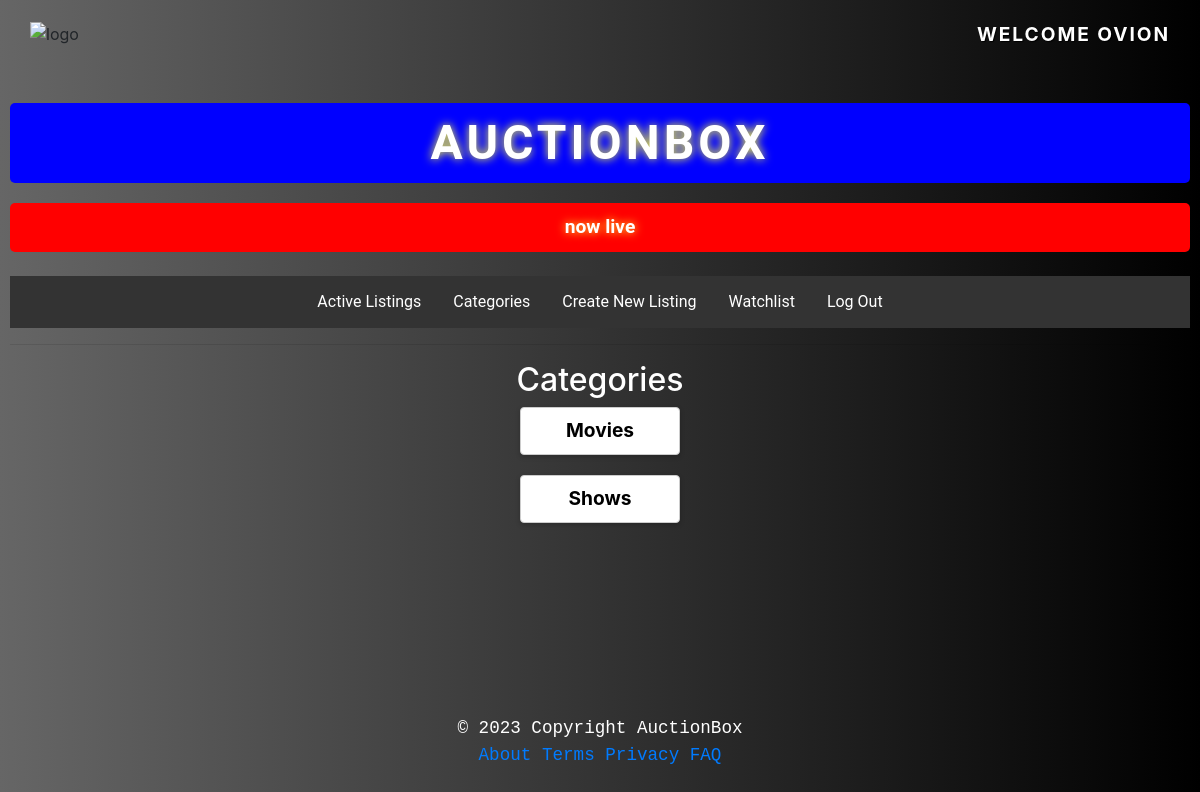
Page /categories (signed in) on the committed database.
### auctions/models.py (models this page shows, shortened)
class User(AbstractUser):
    pass

class Category(models.Model):
    categoryName = models.CharField(max_length=50)

### auctions/views.py (the view)
# urls.py: path("categories", views.categories, name='categories'),
def categories(request):
    categories = Category.objects.all()
    return render(request, 'auctions/categories.html', {'categories': categories})

### auctions/templates/auctions/categories.html (shortened to what this page needs)
{% extends "auctions/layout.html" %}
{% block body %}
{% if user.is_authenticated %}
<h2 class="text-center">Categories</h2>
<div>
    {% for category in categories %}
    <div class="row mx-3">
      <div class="card mx-3" style="width: 10rem; height: 3rem;">
        <a href="{% url 'category_listings' category.id %}">
          <div class="category">
                <span class="category-name" style="color: black;">
                  {{category.categoryName}}
                </span>
          </div>
        </a>
       </div>
      </div>
    {% endfor %}
</div>
{% else %}
<h2 class="text-center">Please log in to view active listings.</h2>
{% endif %}
{% endblock %}

### auctions/templates/auctions/layout.html (shortened to what this page needs)
{% load static %}
<!DOCTYPE html>
<html lang="en">
    <head>
        <link rel="stylesheet" href="https://stackpath.bootstrapcdn.com/bootstrap/4.3.1/css/bootstrap.min.css">
        <link rel="stylesheet" href="https://stackpath.bootstrapcdn.com/bootstrap/4.4.1/css/bootstrap.min.css">
        <link href="{% static 'auctions/styles.css' %}" rel="stylesheet">
    </head>
  <body>
{% if user.is_authenticated %}
        <div class="body">
          <div class="logo">
            <img src="https://raw.githubusercontent.com/ninijoe/wolfe/main/images/anotherwolfe.png" alt="logo">
            <strong> welcome {{ user.username }}</strong>
          </div>
          <h1>
              <div style="color: white; font-family: 'Roboto', sans-serif; font-size: 1.2em; font-weight: bold; text-align: center; padding: 10px; background-color: blue; border-radius: 5px; text-shadow: 0 0 10px #ff3; ">auctionbox</div>
          </h1>
          <div style="color: white; font-family: 'Roboto', sans-serif; font-size: 1.2em; font-weight: bold; text-align: center; padding: 10px; background-color: red; border-radius: 5px; text-shadow: 0 0 10px #ff3; animation: marquee 5s linear infinite;"> now live </div>
          <br>
          <ul class="nav">
                  <li class="nav-item">
                      <a class="nav-link" href="{% url 'index' %}">Active Listings</a>
                  </li>
                  <li class="nav-item">
                      <a class="nav-link" href="{% url 'categories' %}">Categories</a>
                  </li>
                  <li class="nav-item">
                      <a class="nav-link" href="{% url 'create_listing' %}">Create New Listing</a>
                  </li>
                  <li class="nav-item">
                      <a class="nav-link" href="{% url 'watchlist' %}">Watchlist</a>
                  </li>
                  <li class="nav-item">
                      <a class="nav-link" href="{% url 'logout' %}">Log Out</a>
                  </li>
              {% endif %}
          </ul>
          <hr>
        </div>
        {% block body %}
        {% endblock %}
    </body>
    <br><br><br>
    <div class="footer-section">
      <section>
        <footer style="text-align: center; color: white; font-family: 'Courier New', monospace;">© 2023 Copyright AuctionBox </footer>
        <div class="footer-links">
          <a href="{% url 'about' %}">About </a>
          <a href="{% url 'terms' %}">Terms </a>
          <a href="#">Privacy </a>
          <a href="#">FAQ </a>
        </div>
      </section>
    </div>
</html>

### auctions/static/auctions/styles.css (style rules this page uses)
body { padding: 10px; }

### auctions/templates/auctions/layout.html (style rules this page uses)
body { background: linear-gradient(to left, #000000, #111111, #222222, #333333, #444444, #555555, #666666); }
strong { font-weight: bold; font-size: 1.2em; color: white; text-transform: uppercase; letter-spacing: 0.1em; margin: 0.5em 0; line-height: 1.5em; text-shadow: 1px 1px 1px #000; margin-right: 20px; }
h1 { color: #1DB954; font-family: 'Roboto', sans-serif; font-size: 2.5rem; font-weight: bold; text-transform: uppercase; letter-spacing: 0.1em; margin: 0.5em 0; line-height: 1.5em; text-shadow: 1px 1px 1px #000; margin-top: 45px; }
.nav { list-style-type: none; margin: 0; padding: 0; overflow: hidden; background-color: #333; }
.nav-item { float: left; list-style-type: none; }
.nav-link { display: block; color: white; text-align: center; padding: 4px 6px; text-decoration: none; font-family: 'Roboto', sans-serif; font-size: 1.2rem; }
.nav { list-style-type: none; margin: 0; padding: 0; justify-content: center; background-color: #333; display: flex; flex-wrap: nowrap; list-style-type: none; }
.nav li a { display: block; color: white; text-align: center; padding: 14px 16px; text-decoration: none; justify-content: center; flex: 0 0 auto; font-size: 1rem; border-radius: 20px; list-style-type: none; }
.logo img { width: 6%; max-width: 100%; height: auto; margin-left: 20px; }
.logo { display: flex; justify-content: space-between; align-items: center; width: 100%; position: relative; top: 0; left: 0; }
.footer-section { -webkit-text-size-adjust: 100%; font-family: Open Sans, Helvetica, Arial, sans; color: #333333; font-size: 1.1em; width: 100%; margin-left: 0px; background-color: #212121f2; position: relative; background-color: transparent; margin-top: 100px; font-size: 1.1em; }
.footer-links { justify-content: center; text-align: center; flex: auto; flex-direction: row; font-family: 'Courier New', monospace; text-decoration: none; }

### auctions/templates/auctions/categories.html (style rules this page uses)
.row { display: flex; flex-wrap: wrap; justify-content: center; }
.card { border: 1px solid #ccc; box-shadow: 0px 2px 5px rgba(0, 0, 0, 0.2); margin-bottom: 20px; width: 10rem; height: 3rem; }
h2 { color: white; }
.category { display: flex; justify-content: center; align-items: center; font-size: 1.2rem; font-weight: bold; padding: 10px; text-decoration: none; text-decoration-line: none; text-align: center; padding: 0.5rem; }

### rows in the picture
User: username "OVION"
Category: categoryName "Movies"
Category: categoryName "Shows"
